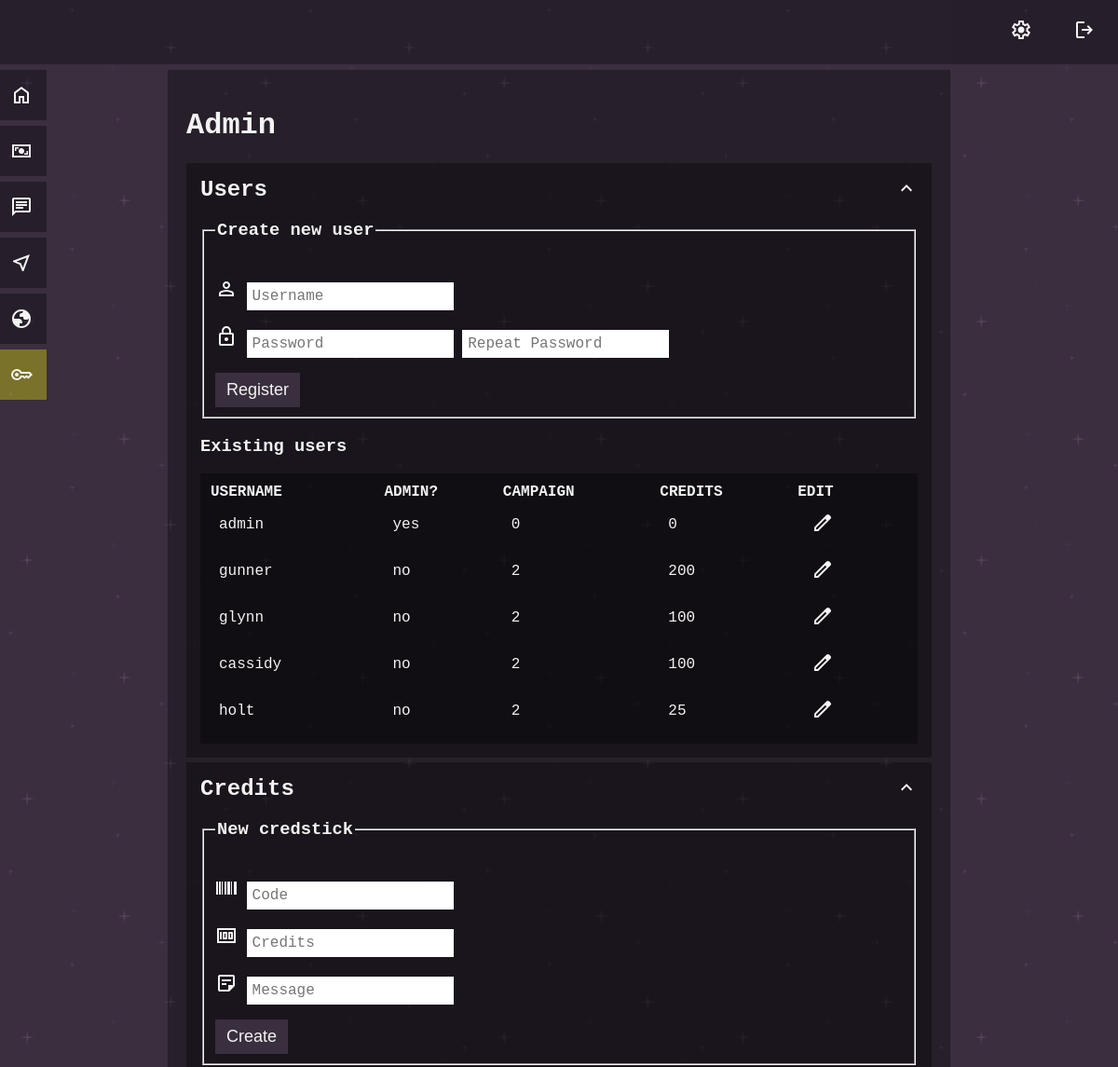
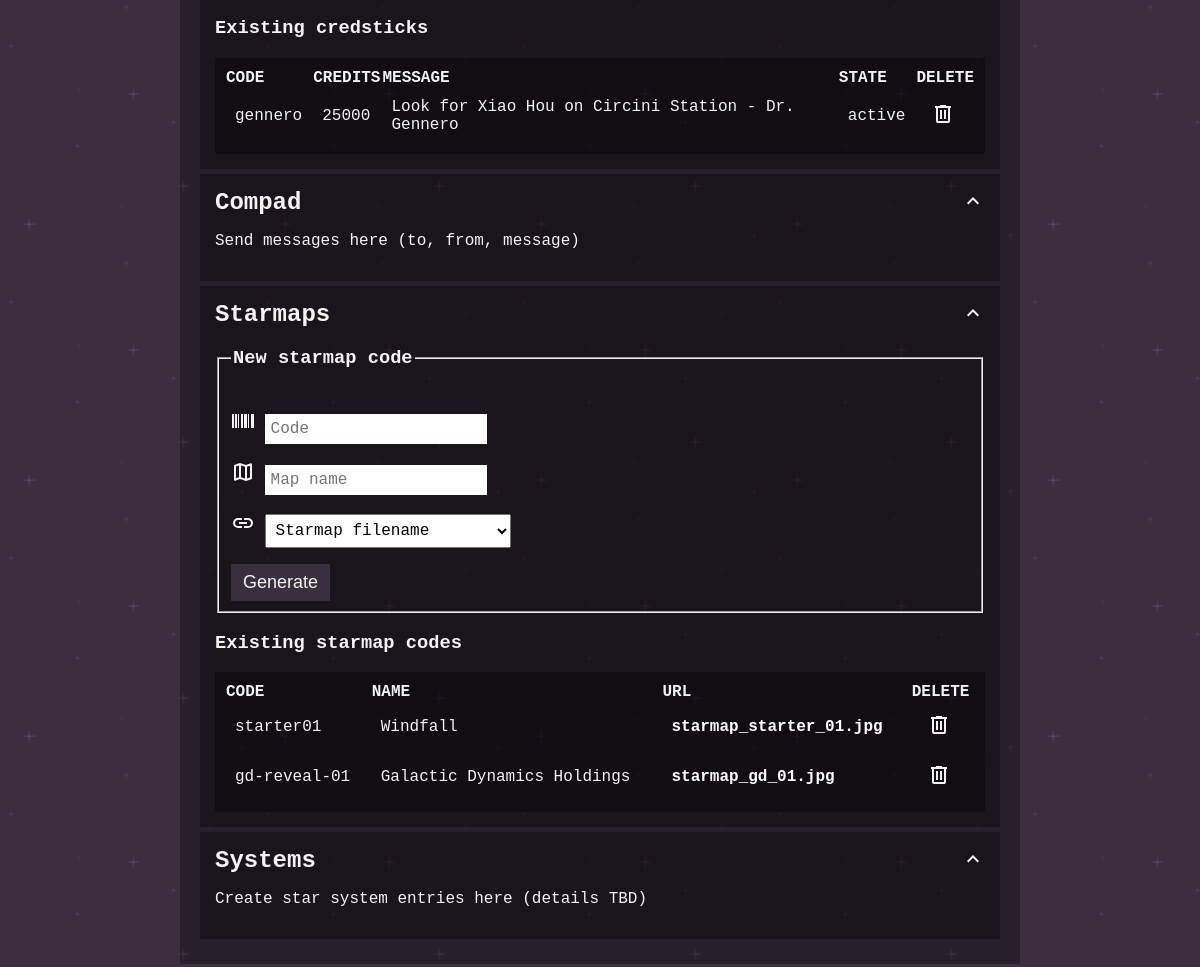
The page /admin (signed in) on the database its author committed (2 pictures, top to bottom).
### tables this page shows
CREATE TABLE users (
id INTEGER PRIMARY KEY AUTOINCREMENT NOT NULL,
username TEXT NOT NULL UNIQUE,
hash TEXT NOT NULL,
admin INTEGER DEFAULT 0,
credits INTEGER DEFAULT 0, campaign INTEGER);

CREATE TABLE credsticks (
id INTEGER PRIMARY KEY AUTOINCREMENT NOT NULL,
code TEXT NOT NULL UNIQUE,
credits INTEGER,
state INTEGER DEFAULT 0,
message TEXT
);

CREATE TABLE starmaps (
id INTEGER PRIMARY KEY AUTOINCREMENT NOT NULL,
mapname TEXT NOT NULL UNIQUE,
url TEXT,
code TEXT UNIQUE
);

### app.py (the view)
@app.route("/admin")
@login_required
def admin():
    if session.get("admin") != 1:
        return render_template("error.html", error_message="administrator access only")
    user_list = db.execute("SELECT * FROM users ORDER BY id")
    credsticks_list = db.execute("SELECT * FROM credsticks ORDER BY id")
    starmaps_directory = os.path.join(app.static_folder, 'starmaps')
    starmap_urls = [file for file in os.listdir(starmaps_directory) if file.endswith('.jpg')]
    starmaps_list = db.execute("SELECT * FROM starmaps ORDER BY id")
    return render_template("admin.html", user_list=user_list, credsticks_list=credsticks_list, starmap_urls=starmap_urls, starmaps_list=starmaps_list)

### app.py (called while the page is built)
@app.context_processor
def inject_admin_status():
    admin_status = session.get("admin", 0)
    return dict(admin=admin_status)

@app.after_request
def after_request(response):
    response.headers["Cache-Control"] = "no-cache, no-store, must-revalidate"
    response.headers["Expires"] = 0
    response.headers["Pragma"] = "no-cache"
    return response

### helpers.py (called while the page is built)
def login_required(f):
    @wraps(f)
    def decorated_function(*args, **kwargs):
        if session.get("user_id") is None:
            return redirect("/login")
        return f(*args, **kwargs)
    return decorated_function

### templates/admin.html (shortened to what this page needs)
{% extends "layout.html" %}
{% block main %}
<h1>Admin</h1>
<div class="darker">
    <h2 class="cursor_pointer" onclick="collapseSegment('admin_user_list', 'admin_user_list_expand')">
        Users
        <img class="float_right" id="admin_user_list_expand" src="static\icon-arrow-up.svg" />
    </h2>
    <div class="collapsible" id="admin_user_list">
        <div>
            <form action="/register" method="post">
                <fieldset>
                    <legend>
                        <h3>Create new user</h3>
                    </legend>
                    <p>
                        <img src="static\icon-user.svg" alt="username" />
                        <input autocomplete="off" name="username" placeholder="Username" type="text" />
                    </p>
                    <p>
                        <img src="static\icon-lock.svg" alt="password" />
                        <input name="password" placeholder="Password" type="password" />
                        <input name="confirmation" placeholder="Repeat Password" type="password" />
                    </p>
                    <button type="submit" class="ui_button">Register</button>
                </fieldset>
            </form>
        </div>
        <h3>Existing users</h3>
        <table class="dark_table">
            <thead>
                <tr>
                    <th>USERNAME</th>
                    <th>ADMIN?</th>
                    <th>CAMPAIGN</th>
                    <th>CREDITS</th>
                    <th>EDIT</th>
                </tr>
            </thead>
            <tbody>
                {% for entry in user_list %}
                <tr>
                    <td>
                        {{ entry.username }}
                    </td>
                    <td>
                        {% if entry.admin == 1 %}
                        {{ "yes" }}
                        {% else %}
                        {{ "no" }}
                        {% endif %}
                    </td>
                    <td>
                        {{ entry.campaign }}
                    </td>
                    <td>
                        {{ entry.credits }}
                    </td>
                    <td>
                        <form action="{{ url_for('edit_user', edit_user_id=entry.id)}}" method="GET"
                            style="display: inline;">
                            <button type="submit" class="cursor_pointer" style="border: none; background: none;">
                                <img src="static\icon-edit.svg" alt="edit" />
                            </button>
                        </form>
                    </td>
                </tr>
                {% endfor %}
            </tbody>
        </table>
    </div>
</div>
<div class="darker">
    <h2 class="cursor_pointer" onclick="collapseSegment('admin_credits', 'admin_credits_expand')">
        Credits
        <img class="float_right" id="admin_credits_expand" src="static\icon-arrow-up.svg" />
    </h2>
    <div class="collapsible" id="admin_credits">
        <div>
            <form action="/credstick" method="post">
                <fieldset>
                    <legend>
                        <h3>New credstick</h3>
                    </legend>
                    <p>
                        <img src="static\icon-code.svg" alt="code" />
                        <input autocomplete="off" name="credstick_code" placeholder="Code" type="text">
                    </p>
                    <p>
                        <img src="static\icon-money.svg" alt="value" />
                        <input name="credstick_credits" placeholder="Credits" type="number">
                    </p>
                    <p>
                        <img src="static\icon-note.svg" alt="message" />
                        <input name="credstick_message" placeholder="Message" type="text">
                    </p>
                    <button type="submit" class="ui_button">Create</button>
                </fieldset>
            </form>
        </div>
        <h3>Existing credsticks</h3>
        <table class="dark_table">
            <thead>
                <tr>
                    <th>CODE</th>
                    <th>CREDITS</th>
                    <th>MESSAGE</th>
                    <th>STATE</th>
                    <th>DELETE</th>
                </tr>
            </thead>
            <tbody>
                {% for stick in credsticks_list %}
                <tr>
                    <td>
                        {{ stick.code }}
                    </td>
                    <td>
                        {{ stick.credits }}
                    </td>
                    <td>
                        {{ stick.message }}
                    </td>
                    <td>
                        {% if stick.state == 0 %}
                        {{ "active" }}
                        {% else %}
                        {{ "redeemed" }}
                        {% endif %}
                    </td>
                    <td>
                        <form action="{{ url_for('remove_credstick', credstick_id=stick.id)}}" method="POST"
                            style="display: inline;">
                            <button type="submit" class="cursor_pointer" style="border: none; background: none;">
                                <img src="static\icon-bin.svg" alt="delete" />
                            </button>
                        </form>
                    </td>
                </tr>
                {% endfor %}
            </tbody>
        </table>
    </div>
</div>
<div class="darker">
    <h2 class="cursor_pointer" onclick="collapseSegment('admin_compad', 'admin_compad_expand')">
        Compad
        <img class="float_right" id="admin_compad_expand" src="static\icon-arrow-up.svg" />
    </h2>
    <div class="collapsible" id="admin_compad">
        <p>Send messages here (to, from, message)</p>
    </div>
</div>
<div class="darker">
    <h2 class="cursor_pointer" onclick="collapseSegment('admin_starmaps', 'admin_starmaps_expand')">
        Starmaps
        <img class="float_right" id="admin_starmaps_expand" src="static\icon-arrow-up.svg" />
    </h2>
    <div class="collapsible" id="admin_starmaps">
        <div>
            <form action="/starmap_creation" method="post">
                <fieldset>
                    <legend>
                        <h3>New starmap code</h3>
                    </legend>
                    <p>
                        <img src="static\icon-code.svg" alt="code" />
                        <input autocomplete="off" name="starmap_code" placeholder="Code" type="text">
                    </p>
                    <p>
                        <img src="static\icon-map.svg" alt="map name" />
                        <input name="starmap_mapname" placeholder="Map name" type="text">
                    </p>
                    <p>
                        <img src="static\icon-link.svg" alt="URL" />
                        <select name="starmap_url">
                            <option value="blank" selected disabled>Starmap filename</option>
                        </select>
                    </p>
                    <button type="submit" class="ui_button">Generate</button>
                </fieldset>
            </form>
        </div>
        <h3>Existing starmap codes</h3>
        <table class="dark_table">
            <thead>
                <tr>
                    <th>CODE</th>
                    <th>NAME</th>
                    <th>URL</th>
                    <th>DELETE</th>
                </tr>
            </thead>
            <tbody>
                {% for map in starmaps_list %}
                <tr>
                    <td>
                        {{ map.code }}
                    </td>
                    <td>
                        {{ map.mapname }}
                    </td>
                    <td>
                        <a href="static\starmaps\{{ map.url }}">{{ map.url }}</a>
                    </td>
                    <td>
                        <form action="{{ url_for('remove_starmap_code', starmap_id=map.id)}}" method="POST"
                            style="display: inline;">
                            <button type="submit" class="cursor_pointer" style="border: none; background: none;">
                                <img src="static\icon-bin.svg" alt="delete" />
                            </button>
                        </form>
                    </td>
                </tr>
                {% endfor %}
            </tbody>
        </table>
    </div>
</div>
<div class="darker">
    <h2 class="cursor_pointer" onclick="collapseSegment('admin_systems', 'admin_systems_expand')">
        Systems
        <img class="float_right" id="admin_systems_expand" src="static\icon-arrow-up.svg" />
    </h2>
    <div class="collapsible" id="admin_systems">
        <p>Create star system entries here (details TBD)</p>
    </div>
</div>
{% endblock %}

### templates/layout.html (shortened to what this page needs)
<!DOCTYPE html>
<html lang="en">
<head>
    <link href="{{ url_for('static', filename='style_default.css') }}" rel="stylesheet">
</head>
<body>
    <header>
        <div>
            {% if session['user_id'] %}
            <a href="/logout" class="float_right"><img src="{{ url_for('static', filename='icon-logout.svg') }}" alt="
                    log out" /></a>
            <a href="/account" class="float_right"><img src="{{ url_for('static', filename='icon-settings.svg') }}" alt="
                account settings" /></a>
            {% endif %}
        </div>
    </header>
    {% if session['user_id'] %}
    <nav>
        <a href="/" id="link_home">
            <img src="{{ url_for('static', filename='icon-home.svg') }}" class="float_right" alt="homepage link" />
        </a>
        <a href="/credits" id="link_credits">
            <img src="{{ url_for('static', filename='icon-credits.svg') }}" class="float_right" alt="credits link" />
        </a>
        <a href="/compad" id="link_compad">
            <img src="{{ url_for('static', filename='icon-compad.svg') }}" class="float_right" alt="compad link" /></a>
        <a href="/starmap" id="link_starmap">
            <img src="{{ url_for('static', filename='icon-starmap.svg') }}" class="float_right" alt="starmap link" />
        </a>
        <a href="/system" id="link_system">
            <img src="{{ url_for('static', filename='icon-system.svg') }}" class="float_right" alt="system link" />
        </a>
        {% if admin == 1 %}
        <a href="/admin" id="link_admin">
            <img src="{{ url_for('static', filename='icon-key.svg') }}" class="float_right" alt="admin page link" />
        </a>
        {% endif %}
    </nav>
    {% endif %}
    <main>
        {% block main %}{% endblock %}
    </main>
</body>
</html>

### static/style_default.css (style rules this page uses)
body { background-color: #392e40; background-image: url("darkPurple.png"); background-repeat: repeat; font-family: "Courier New", Courier, monospace; color: #f3f3f3; }
header { position: fixed; left: 0; top: 0; width: 100%; background-color: rgba(0, 0, 0, 0.33); padding: 20px; overflow: hidden; z-index: -1; }
header a, header span { float: left; text-align: center; padding-right: 44px; }
main { max-width: 800px; margin-left: auto; margin-right: auto; margin-top: 75px; background-color: rgba(0, 0, 0, 0.33); padding: 20px; }
nav { z-index: 1; position: fixed; left: -10px; top: 0px; }
nav a { position: absolute; left: -100px; transition: 0.3s; padding: 15px; width: 130px; text-decoration: none; font-size: 20px; color: #ffffff; background-color: rgba(0, 0, 0, 0.33); }
#link_home { top: 75px; }
#link_credits { top: 135px; }
#link_compad { top: 195px; }
#link_starmap { top: 255px; }
#link_system { top: 315px; }
#link_admin { top: 375px; background-color: rgba(255, 251, 0, 0.33); }
.darker { background-color: rgba(0, 0, 0, 0.33); padding: 15px; margin-top: 5px; margin-bottom: 5px; }
a { text-decoration: none; color: white; font-weight: bold; }
.float_right { float: right; }
.cursor_pointer { cursor: pointer; }
.collapsible { overflow: hidden; display: block; }
.dark_table { border: none; border-spacing: 0px; width: 100%; background-color: rgba(0, 0, 0, 0.33); padding: 10px; text-align: left; }
.dark_table td { padding: 10px; }
.ui_button, .warning_button { padding: 8px 12px; font-size: large; text-align: center; cursor: pointer; outline: none; color: #f3f3f3; background-color: rgba(58, 47, 62, 1); border: none; }
input { border: none; font-size: 16px; font-family: "Courier New", Courier, monospace; padding: 6px; }
select { font-size: 16px; font-family: "Courier New", Courier, monospace; padding: 6px; }

### templates/admin.html (style rules this page uses)
h2 { margin-top: 0px; margin-bottom: 0px; }

### rows shown on the page
users: username "admin", value "yes", campaign "0", credits "0"
users: username "gunner", value "no", campaign "2", credits "200"
users: username "glynn", value "no", campaign "2", credits "100"
users: username "cassidy", value "no", campaign "2", credits "100"
users: username "holt", value "no", campaign "2", credits "25"
credsticks: code "gennero", credits "25000", message "Look for Xiao Hou on Circini Station - Dr. Gennero", value "active"
starmaps: code "starter01", mapname "Windfall", url "starmap_starter_01.jpg"
starmaps: code "gd-reveal-01", mapname "Galactic Dynamics Holdings", url "starmap_gd_01.jpg"
